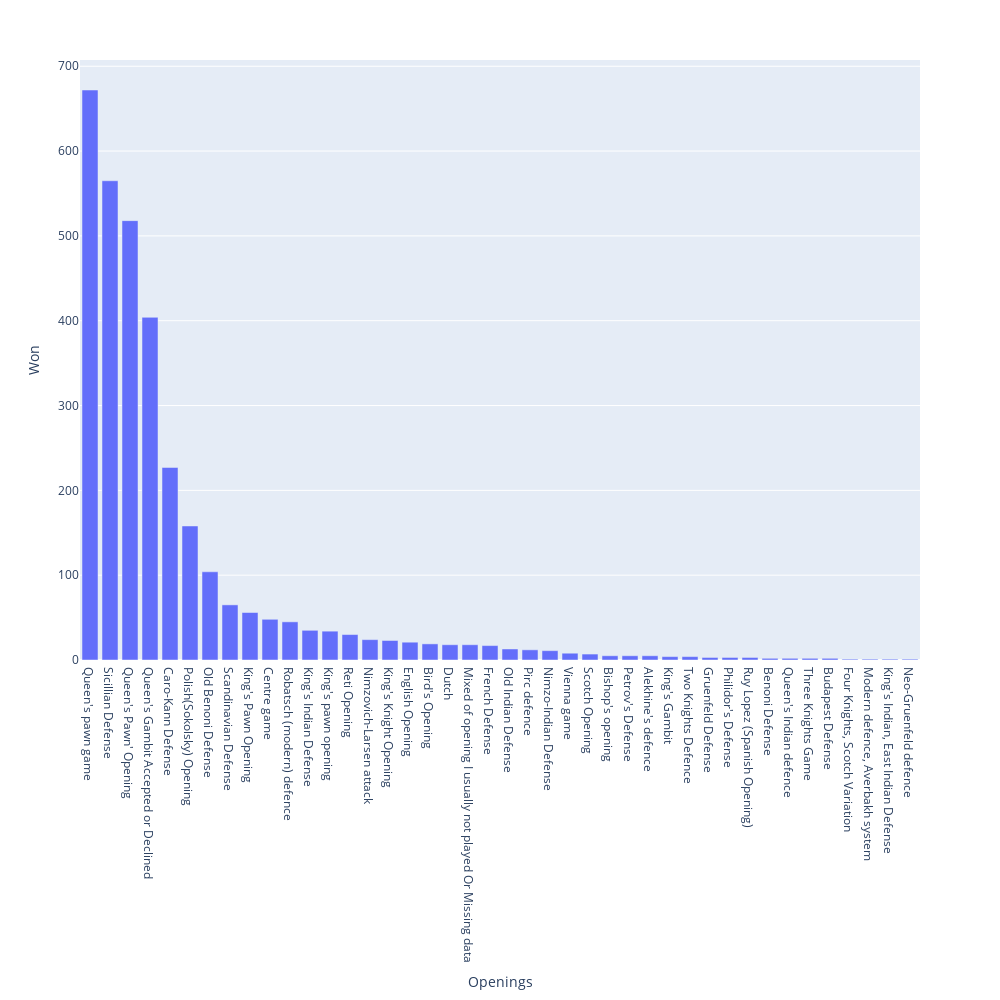

Notebook code for this chart:
### Code cell
won_openings = won_openings.reset_index()
won_openings.columns = ['Openings', 'Won']
fig = px.bar(won_openings, x='Openings', y='Won')
fig.update_layout(width=1000, height=1000)
fig.show()

### Figure 1 — Plotly figure (JSON) as saved in the notebook; plotly's stock layout.template omitted (floating-point values rounded to 4 significant figures)
{"data": [{"alignmentgroup": "True", "hovertemplate": "Openings=%{x}<br>Won=%{y}<extra></extra>", "legendgroup": "", "marker": {"color": "#636efa", "pattern": {"shape": ""}}, "name": "", "offsetgroup": "", "orientation": "v", "showlegend": false, "textposition": "auto", "type": "bar", "x": ["Queen's pawn game", "Sicillian Defense", "Queen's Pawn' Opening", "Queen's Gambit Accepted or Declined", "Caro-Kann Defense", "Polish(Sokolsky) Opening", "Old Benoni Defense", "Scandinavian Defense", "King's Pawn Opening", "Centre game", "Robatsch (modern) defence", "King's Indian Defense", "King's pawn opening", "Reti Opening", "Nimzovich-Larsen attack", "King's Knight Opening", "English Opening", "Bird's Opening", "Dutch", "Mixed of opening I usually not played Or Missing data", "French Defense", "Old Indian Defense", "Pirc defence", "Nimzo-Indian Defense", "Vienna game", "Scotch Opening", "Bishop's opening", "Petrov's Defense", "Alekhine's defence", "King's Gambit", "Two Knights Defence", "Gruenfeld Defense", "Philidor's Defense", "Ruy Lopez (Spanish Opening)", "Benoni Defense", "Queen's Indian defence", "Three Knights Game", "Budapest Defense", "Four Knights, Scotch Variation", "Modern defence, Averbakh system", "King's Indian, East Indian Defense", "Neo-Gruenfeld defence"], "xaxis": "x", "y": [672, 565, 518, 404, 227, 158, 104, 65, 56, 48, 45, 35, 34, 30, 24, 23, 21, 19, 18, 18, 17, 13, 12, 11, 8, 7, 5, 5, 5, 4, 4, 3, 3, 3, 2, 2, 2, 2, 1, 1, 1, 1], "yaxis": "y"}], "layout": {"barmode": "relative", "height": 1000, "legend": {"tracegroupgap": 0}, "margin": {"t": 60}, "width": 1000, "xaxis": {"anchor": "y", "domain": [0, 1], "title": {"text": "Openings"}}, "yaxis": {"anchor": "x", "domain": [0, 1], "title": {"text": "Won"}}}}
